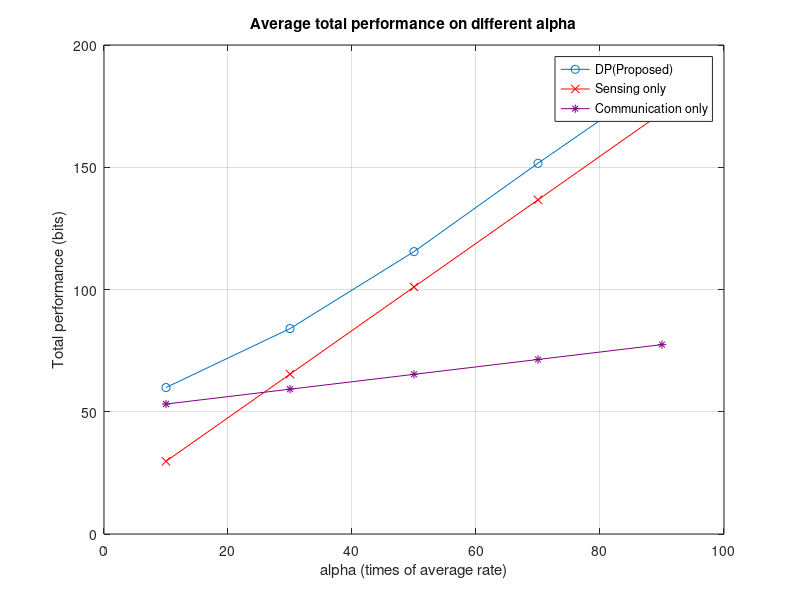
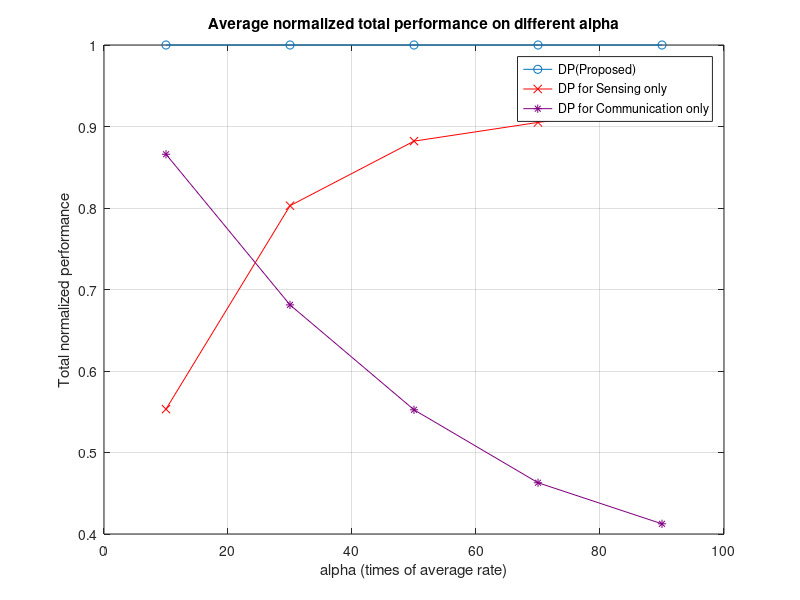
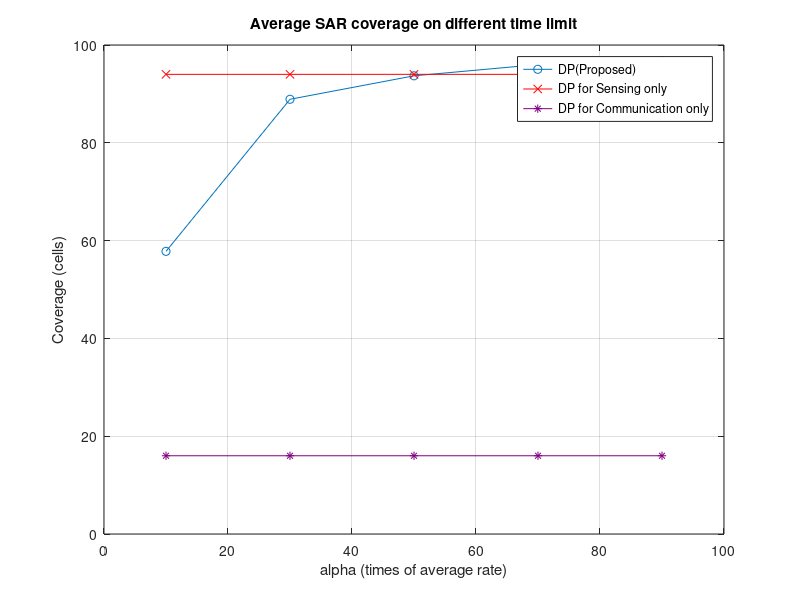
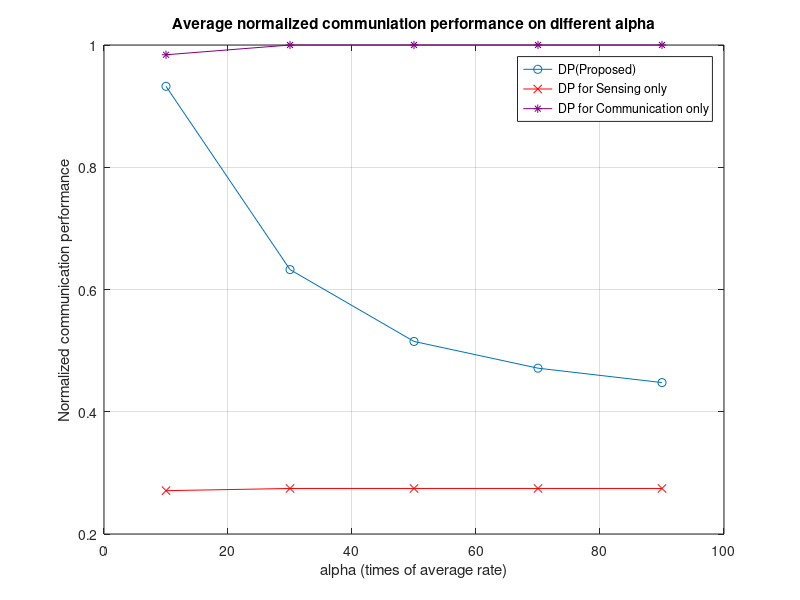

MATLAB code for these plots, in order:
% 1. load 原本的
% 2. 改第二個section的檔名
load('multipl_alpha10.mat')
close all
clc
%%

mean_rate_dp_old=mean_rate_dp;
mean_rate_sens_old=mean_rate_sens;
mean_rate_comm_old=mean_rate_comm;
mean_rate_dp_normalized_old=mean_rate_dp_normalized;
mean_rate_sens_normalized_old=mean_rate_sens_normalized;
mean_rate_comm_normalized_old=mean_rate_comm_normalized;
mean_N_SAR_dp_old=mean_N_SAR_dp;
mean_N_SAR_sens_old=mean_N_SAR_sens;
mean_N_SAR_comm_old=mean_N_SAR_comm;
mean_comm_rate_dp_normalized_old=mean_comm_rate_dp_normalized;
mean_comm_rate_sens_nomalized_old=mean_comm_rate_sens_nomalized;
mean_comm_rate_comm_normalized_old=mean_comm_rate_comm_normalized;

mean_comm_rate_dp_old=mean_comm_rate_dp;
mean_comm_rate_sens_old=mean_comm_rate_sens;
mean_comm_rate_comm_old=mean_comm_rate_comm;


%%

figure()
plot(alpha_row, mean_rate_dp, '-o');
hold on
% plot(time_slot_max_row, mean_rate_heu, '-^');
plot(alpha_row, mean_rate_sens, 'r-x');
plot(alpha_row, mean_rate_comm, '-*', 'Color', [0.5 0 0.5]);
ylabel('Total performance (bits)')
xlabel('alpha (times of average rate)')
grid on
legend('DP(Proposed)', 'Sensing only', 'Communication only')
title("Average total performance on different alpha")

figure()
plot(alpha_row, mean_rate_dp_normalized, '-o');
hold on
% plot(time_slot_max_row, mean_rate_heu_normalized, '-^');
plot(alpha_row, mean_rate_sens_normalized, 'r-x');
plot(alpha_row, mean_rate_comm_normalized, '-*', 'Color', [0.5 0 0.5]);
xlabel('alpha (times of average rate)')
ylabel('Total normalized performance')
grid on
legend('DP(Proposed)', 'DP for Sensing only', 'DP for Communication only')
title("Average normalized total performance on different alpha")

figure()
plot(alpha_row, mean_N_SAR_dp, '-o');
hold on
% plot(time_slot_max_row, mean_N_SAR_heu, '--^');
plot(alpha_row, mean_N_SAR_sens, 'r-x');
plot(alpha_row, mean_N_SAR_comm, '-*', 'Color', [0.5 0 0.5]);
ylabel('Coverage (cells)')
xlabel('alpha (times of average rate)')
grid on
legend('DP(Proposed)', 'DP for Sensing only', 'DP for Communication only')
title("Average SAR coverage on different time limit")

figure()
plot(alpha_row, mean_comm_rate_dp_normalized, '-o');
hold on
% plot(time_slot_max_row, mean_comm_rate_heu_normalized, '-^');
plot(alpha_row, mean_comm_rate_sens_nomalized, 'r-x');
plot(alpha_row, mean_comm_rate_comm_normalized, '-*', 'Color', [0.5 0 0.5]);
xlabel('alpha (times of average rate)')
ylabel('Normalized communication performance')
grid on
legend('DP(Proposed)', 'DP for Sensing only', 'DP for Communication only')
title("Average normalized communiation performance on different alpha")

figure()
plot(alpha_row, mean_comm_rate_dp, '-o');
hold on
% plot(time_slot_max_row, mean_comm_rate_heu_normalized, '-^');
plot(alpha_row, mean_comm_rate_sens, 'r-x');
plot(alpha_row, mean_comm_rate_comm, '-*', 'Color', [0.5 0 0.5]);
xlabel('alpha (times of average rate)')
ylabel('Communication performance (bits)')
grid on
legend('DP(Proposed)', 'DP for Sensing only', 'DP for Communication only')
title("Average communiation performance on different alpha")